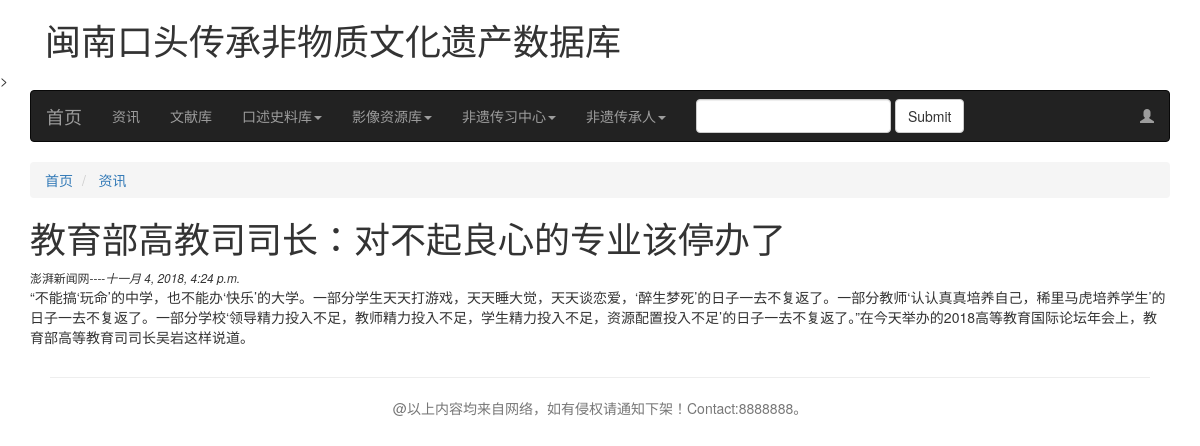
Screenshot of /news/2/ with the database file from the repository.
### News/models.py (models this page shows, shortened)
class Information(models.Model):
    caption = models.CharField(max_length=100,verbose_name='标题')
    content = models.TextField(verbose_name='正文内容')
    author = models.CharField(max_length=100,verbose_name='作者（转载处）')
    updatetime = models.DateTimeField(auto_now=True,verbose_name='创建或刚更新时间')
    class Meta:
        verbose_name = "新闻资讯"
        verbose_name_plural = "新闻资讯"

### News/views.py (the view)
# urls.py: path('<int:id>/',news_detail_byid,name='news_detail'),
def news_detail_byid(request,id):
    try:
        info = Information.objects.get(id = id)
    except Exception as err:
        return Http404(str(err))
    return render(request,"news_detail_byid.html",{'info':info})

### template/news_detail_byid.html (shortened to what this page needs)
{% extends "base.html" %}
{%  load staticfiles %}
{% block content %}
    <div class="container">
        <div class="row">
            <div class="col-md-12">
                <ul class="breadcrumb">
				    <li>
					    <a href="{% url 'index' %}">首页</a>
				    </li>
                    <li class="active">
                        <a href="{% url 'News:news_top_list' %}">资讯</a>
				    </li>
                </ul>
                <h1>{{ info.caption }}</h1>
                <small>{{ info.author }}----<cite>{{ info.updatetime }}</cite></small>
                <p>{{ info.content }}</p>
            </div>
        </div>
    </div>
{% endblock %}

### rows the page displays
Information: caption "教育部高教司司长：对不起良心的专业该停办了", author "澎湃新闻网", updatetime "十一月 4, 2018, 4:24 p.m.", content "“不能搞‘玩命’的中学，也不能办‘快乐’的大学。一部分学生天天打游戏，天天睡大觉，天天谈恋爱，‘醉生梦死’的日子一去不复返了。一部分教师‘认认真真培养自己，稀里马虎培养学生’的日子一去不复返了。一部分学校‘领导精力投入不足，教师精力投入不足，学生精力投入不足，资源配置投入不足’的日子一去不复返了。”在今天举办的2018高等教育国际论坛年会上，教育部高等教育司司长吴岩这样说道。"
